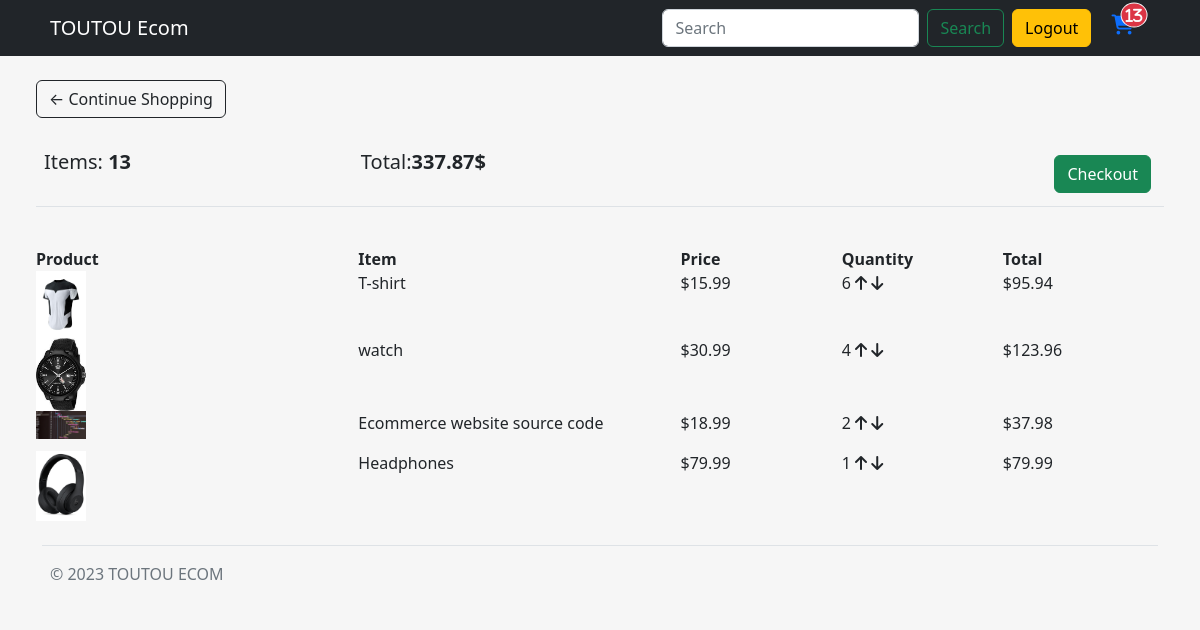
The page /cart/ (signed in) on the database as committed earlier.
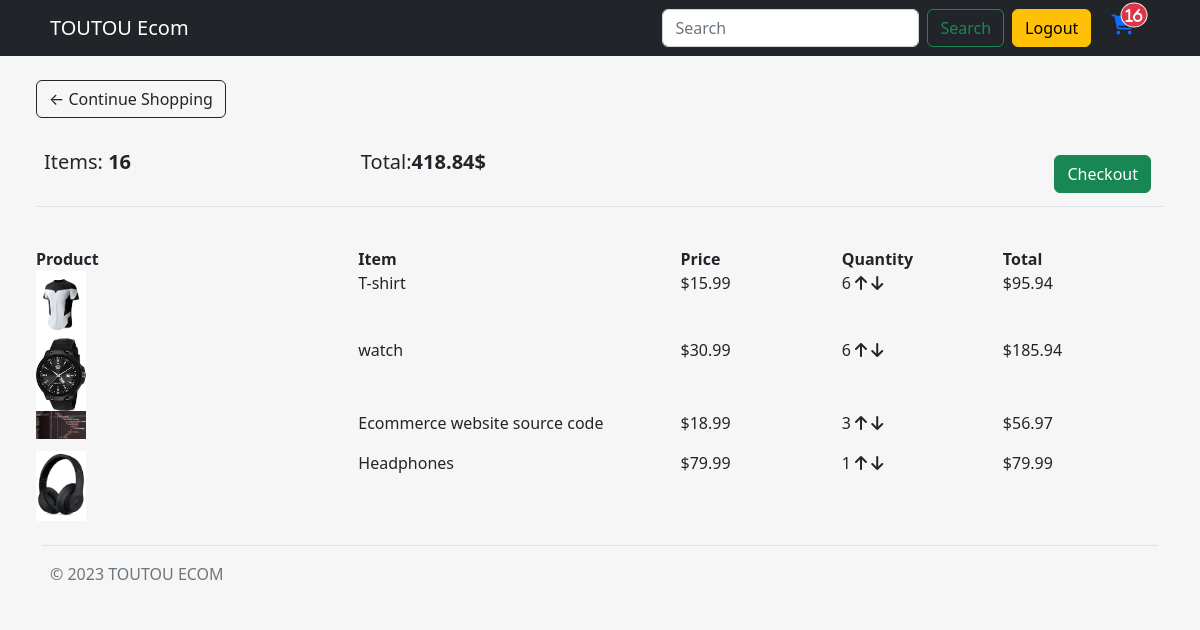
The same page on the database as committed later.
### store/models.py (models this page shows, shortened)
class Order(models.Model):
    customer = models.ForeignKey(Customer, on_delete=models.SET_NULL, null=True, blank=True)
    date_ordered = models.DateTimeField(auto_now_add=True)
    complete = models.BooleanField(default=False)
    transaction_id = models.CharField(max_length=254, null=True)
    @property
    def get_cart_total(self):
        orderitems = self.orderitem_set.all()
        total = sum([item.get_total for item in orderitems])
        return total
    @property
    def get_cart_items(self):
        orderitems = self.orderitem_set.all()
        total = sum([item.quantity for item in orderitems])
        return total

class OrderItem(models.Model):
    product = models.ForeignKey(Product, on_delete=models.SET_NULL, null=True)
    order = models.ForeignKey(Order, on_delete=models.SET_NULL, null=True)
    quantity = models.IntegerField(default=0, null=True, blank=True)
    date_added = models.DateTimeField(auto_now_add=True)
    @property
    def get_total(self):
        total = self.product.price * self.quantity
        return total

class Product(models.Model):
    name = models.CharField(max_length=254, null=True)
    description = models.TextField(max_length=1000, null=True)
    price = models.FloatField()
    digital = models.BooleanField(default=False, null=True, blank=False)
    image = models.ImageField(null=True, blank=True)
    category = models.ForeignKey(Category, on_delete = models.PROTECT, null = True, blank = True)
    @property
    def imageURL(self):
        try:
            url = self.image.url
        except:
            url = ''
        return url

### store/views.py (the view)
# urls.py: path('cart/', views.cart, name='cart'),
def cart(request):
    data = cartData(request)
    cartItems = data['cartItems']
    order = data['order']
    items = data['items']
    context = {'items': items, 'order': order, 'cartItems': cartItems}
    return render (request, 'store/pages/cart.html', context)

### store/utils.py (called while the page is built)
def cartData(request):
    if request.user.is_authenticated:
        customer = request.user.customer
        order, created =  Order.objects.get_or_create(customer=customer, complete=False)
        items = order.orderitem_set.all()
        cartItems = order.get_cart_items
    else:
        cookieData = cookieCart(request)
        cartItems = cookieData['cartItems']
        order = cookieData['order']
        items = cookieData['items']
    return {'items': items, 'order': order, 'cartItems': cartItems}

### store/templates/store/pages/cart.html
{% extends 'store/main.html' %}
{% load static %}
{% block content %}
<div class="row m-4">
    <div class="col-lg-12">
        <div class="box-element">
            <a  class="btn btn-outline-dark" href="{% url 'store' %}">&#x2190; Continue Shopping</a>
            <br>
            <br>
            <table class="table">
                <tr>
                    <th><h5>Items: <strong>{{order.get_cart_items}}</strong></h5></th>
                    <th><h5>Total:<strong>{{order.get_cart_total|floatformat:2}}$</strong></h5></th>
                    <th>
                        <a  style="float:right; margin:5px;" class="btn btn-success" href="{% url 'checkout' %}">Checkout</a>
                    </th>
                </tr>
            </table>
        </div>
        <br>
        <div class="box-element">
            <div class="cart-row d-flex">
                <div style="flex:2"><strong>Product</strong></div>
                <div style="flex:2"><strong>Item</strong></div>
                <div style="flex:1"><strong>Price</strong></div>
                <div style="flex:1"><strong>Quantity</strong></div>
                <div style="flex:1"><strong>Total</strong></div>
            </div>
            {% for item in items %}
            <div class="cart-row d-flex">
                <div style="flex:2; "><img class="row-image" style="width:50px;" src="{{item.product.imageURL}}"></div>
                <div style="flex:2"><p>{{item.product.name}}</p></div>
                <div style="flex:1"><p>${{item.product.price|floatformat:2}}</p></div>
                <div style="flex:1">
                    <p class="quantity d-inline-block">{{item.quantity}}</p>
                    <div class="quantity d-inline-block">
                        <i data-product="{{item.product.id}}" class="fa-solid fa-arrow-up chg-quantity update-cart" data-action="add" style="cursor: pointer;"></i>
                        <i data-product="{{item.product.id}}" class="fa-solid fa-arrow-down chg-quantity update-cart" data-action="remove" style="cursor: pointer;"></i>
                    </div>
                </div>
                <div style="flex:1"><p>${{item.get_total}}</p></div>
            </div>
            {% endfor %}
        </div>
    </div>
</div>
{% endblock content %}

### store/templates/store/main.html (shortened to what this page needs)
<!DOCTYPE html>
{% load static %}
<html lang="en">
<head>
    <link rel="stylesheet" href="https://cdnjs.cloudflare.com/ajax/libs/font-awesome/6.3.0/css/all.min.css">
    <link rel="stylesheet" href="{% static 'store/css/bootstrap.min.css' %}">
    <link rel="stylesheet" href="{% static 'store/css/main.css' %}">
    <link rel="stylesheet" href="{% static 'store/css/all.min.css' %}">
</head>
<body>
    {% include 'store/parts/navbar.html' %}
        {% block content %}
        {% endblock content %}
    {% include 'store/parts/footer.html' %}
</body>
</html>

### store/templates/store/parts/navbar.html (shortened to what this page needs)
{% load static %}
<nav class="navbar navbar-expand-lg navbar-dark bg-dark">
  <div class="container">
    <a class="navbar-brand mx-2" href="{% url 'store' %}">TOUTOU Ecom</a>
    <div class="collapse navbar-collapse" id="navbarSupportedContent">
      <form method="GET" action="{% url 'store' %}" class="d-flex ms-auto mt-2 mt-lg-0" role="search">
        <input class="form-control me-2 type="search" placeholder="Search" aria-label="Search" name="search_name">
        <button class="btn btn-outline-success" type="submit">Search</button>
      </form>
      <div class="form-inline my-2 my-lg-0 mx-2">
        {% if user.is_authenticated %}
          <a href="{% url 'logout' %}" class="btn btn-warning">Logout</a>
        {% else %}
          <a href="{% url 'login' %}" class="btn btn-warning">Login</a>
          <a href="{% url 'register' %}" class="btn btn-warning">Sign up</a>
        {% endif %}
        <a href="{% url 'cart' %}" class="mx-3">
          <i id="cart-icon" class="fa-solid fa-cart-shopping position-relative fs-5">
            <span id="cart-total" class="position-absolute top-0 start-100 translate-middle badge border border-light rounded-circle bg-danger p-1">{{cartItems}}</span>
          </i>
        </a>
    </div>
  </div>
</nav>

### store/templates/store/parts/footer.html (shortened to what this page needs)
{% load static %}
<div class="container">
    <footer class="d-flex flex-wrap justify-content-between align-items-center py-3 my-4 border-top">
      <div class="col-md-4 d-flex align-items-center">
        <span class="mb-3 mb-md-0 text-muted">© 2023 TOUTOU ECOM </span>
      </div>
    </footer>
  </div>

### store/static/store/css/main.css (style rules this page uses)
body { background-color: #f6f6f6 !important; }

Rows that differ between the two databases and show on the page:
changed through a linked row, Order: get_cart_items "13" → "16"; get_cart_total "337.87" → "418.84"
changed OrderItem "watch": quantity "4" → "6"; get_total "123.96" → "185.94"
changed OrderItem "Ecommerce website source code": quantity "2" → "3"; get_total "37.98" → "56.97"
Other text that changed with them:
{{ cartItems }}: "13" → "16"
